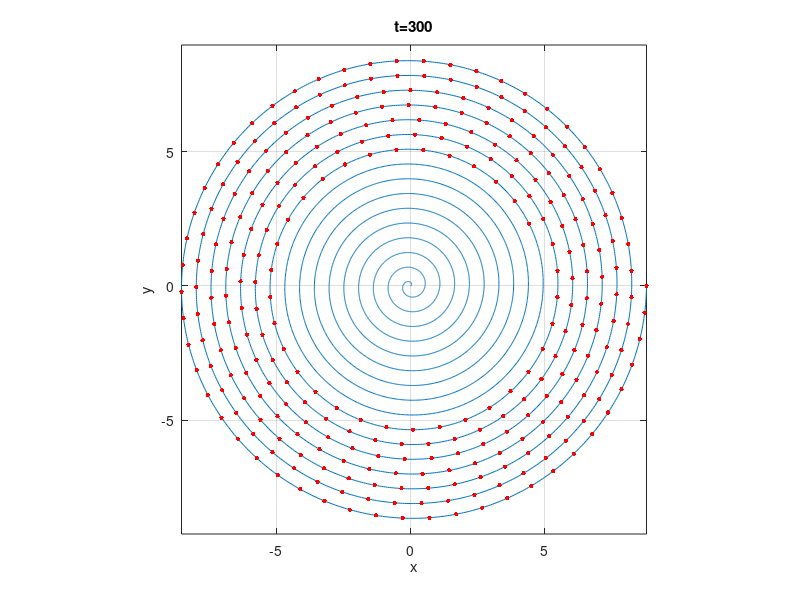

Recreate this plot in MATLAB. (Note: this script raises an error after producing the figure.)
clc,close all,clear
theta0=16*2*pi;
L1=341e-2;
L2=220e-2;
D1=L1-27.5e-2*2;
D2=L2-27.5e-2*2;
luoju=0.55;
k=luoju/2/pi;

theta=theta0:-0.01:0;
r=k*theta;
x=r.*cos(theta),y=r.*sin(theta);
figure(1)
plot(x,y,'-');
set(gcf,'Position',[200 200 600 600]);
axis equal
grid on
xlabel('x')
ylabel('y')
hold on
fun=@(t,theta)-1./(k*sqrt(1+theta^2))
dt=0.1;
tt=0:dt:300;
[t,theta]=ode45(fun,tt,theta0);
X=k*theta.*cos(theta);
Y=k*theta.*sin(theta);
for i=1:10:length(theta)
    plot(X(i),Y(i),'r.','MarkerSize',10);
    title({['t=',num2str(tt(i))]});
    drawnow;
end
N=223;
X1=zeros(N+1,length(tt));
Y1=zeros(N+1,length(tt));
Theta=zeros(N+1,length(tt));
X1(1,:)=X;
Y1(1,:)=Y;
Theta(1,:)=theta;
cwait=waitbar(0,"正在计算...");
for i=1:length(tt)
    for j=2:N+1
        d=D1*(j<=2)+D2*(j>2);
        thetaij=solve_theta(Theta(j-1,i),X1(j-1,i),Y1(j-1,i),d);
        Theta(j,i)=thetaij;
        X1(j,i)=k*thetaij*cos(thetaij);
        Y1(j,i)=k*thetaij*sin(thetaij);
        c=100*((i-1)*N+j-1)/(length(tt)*N);
        waitbar(((i-1)*N+j-1)/(length(tt)*N),cwait,['已经完成..',num2str((i-1)*N+j-1),'/670000  ',num2str(c),'%'])
    end
end
close(cwait);
save('data.mat');

function theta= solve_theta(ptheta,px,py,d)
q=0.1;
luoju=0.55;
k=luoju/2/pi;
options = optimoptions('fsolve','Display','off');
fun=@(theta)(px-k*theta.*cos(theta)).^2+(py-k*theta.*sin(theta)).^2-d^2;
theta=fsolve(fun,ptheta+q,options);
while theta<=ptheta || abs(k*theta-k*ptheta)>luoju/2
    q=q+0.1;
    theta=fsolve(fun,ptheta+q,options);
end
end